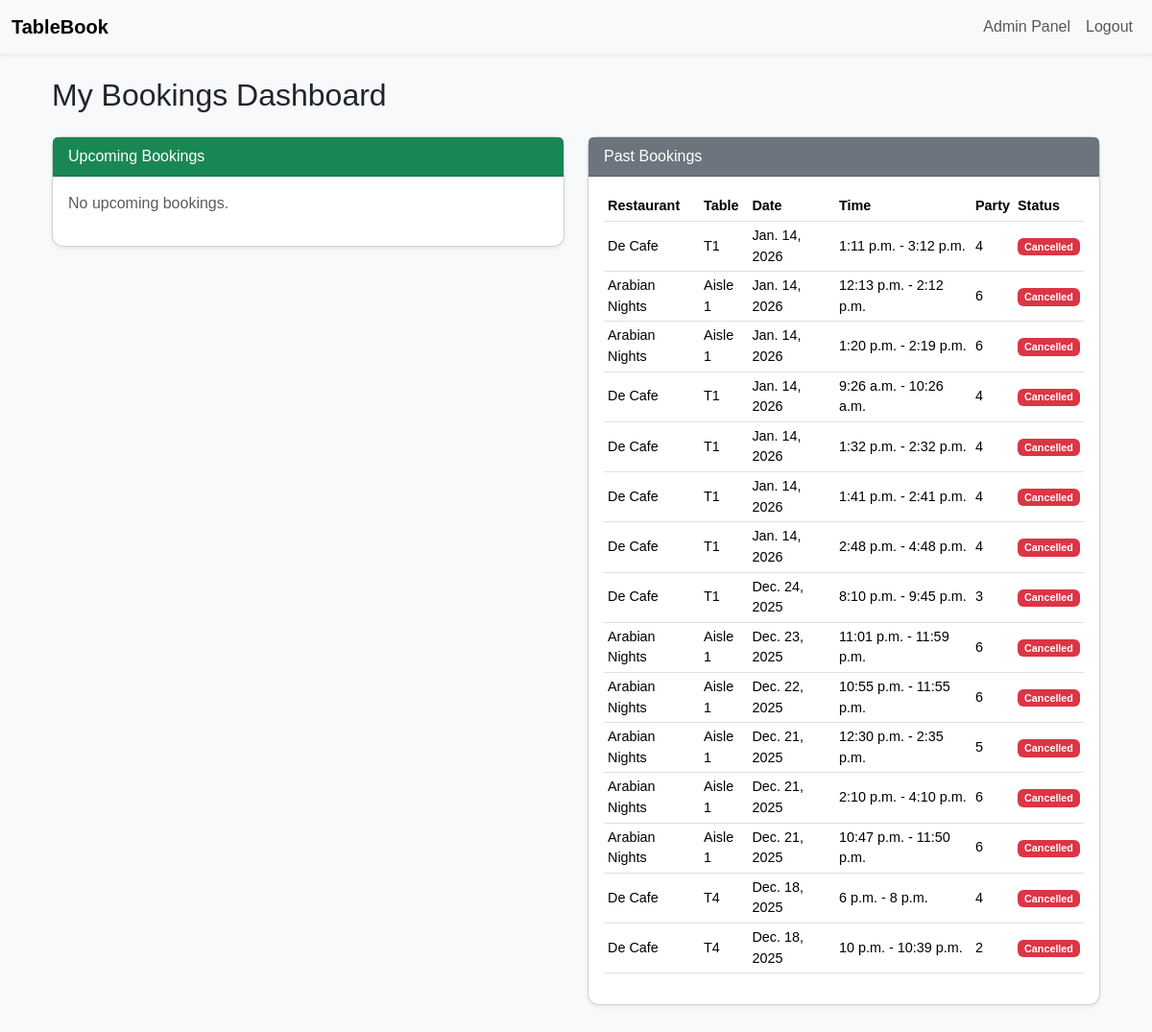
/bookings/dashboard/ (signed in), run on the app's committed database.
### bookings/models.py (models this page shows, shortened)
class Booking(models.Model):
    user = models.ForeignKey(settings.AUTH_USER_MODEL, on_delete=models.CASCADE, related_name='bookings')
    restaurant = models.ForeignKey(Restaurant, on_delete=models.CASCADE, related_name='bookings')
    table = models.ForeignKey(Table, on_delete=models.CASCADE, related_name='bookings')
    date = models.DateField()
    start_time = models.TimeField()
    end_time = models.TimeField()
    party_size = models.PositiveIntegerField()
    created_at = models.DateTimeField(auto_now_add=True)
    STATUS_CHOICES = [
        ('confirmed', 'Confirmed'),
        ('cancelled', 'Cancelled'),
    ]
    status = models.CharField(max_length=20, choices=STATUS_CHOICES, default='confirmed')
    class Meta:
        ordering = ['date', 'start_time']
        constraints = [
            models.UniqueConstraint(fields=['table', 'date', 'start_time', 'end_time'], name='unique_booking_slot')
        ]

### restaurants/models.py (models this page shows, shortened)
class Restaurant(models.Model):
    name = models.CharField(max_length=120)
    address = models.CharField(max_length=255)
    city = models.CharField(max_length=80)
    description = models.TextField(blank=True)
    image = models.ImageField(upload_to='restaurants/', blank=True, null=True)
    opening_time = models.TimeField()
    closing_time = models.TimeField()

class Table(models.Model):
    restaurant = models.ForeignKey(Restaurant, on_delete=models.CASCADE, related_name='tables')
    name = models.CharField(max_length=50)  # e.g., T1, Window-2
    capacity = models.PositiveIntegerField()

### bookings/views.py (the view)
# urls.py: path('dashboard/', dashboard_bookings, name='dashboard_bookings'),
@login_required
def dashboard_bookings(request):
    today = datetime.today().date()
    upcoming = request.user.bookings.filter(date__gte=today, status='confirmed').order_by('date', 'start_time')
    past = request.user.bookings.filter(date__lt=today).order_by('-date')
    return render(request, 'bookings/dashboard_bookings.html', {
        'upcoming': upcoming,
        'past': past,
    })

### bookings/templates/bookings/dashboard_bookings.html (shortened to what this page needs)
{% extends "base.html" %}
{% block content %}
<div class="container mt-4">
  <h2 class="mb-4">My Bookings Dashboard</h2>
  <div class="row">
    <div class="col-md-6 mb-4">
      <div class="card shadow-sm">
        <div class="card-header bg-success text-white">
          Upcoming Bookings
        </div>
        <div class="card-body">
          {% if upcoming %}
            <table class="table table-sm table-hover align-middle">
              <thead>
                <tr>
                  <th>Restaurant</th>
                  <th>Table</th>
                  <th>Date</th>
                  <th>Time</th>
                  <th>Party</th>
                </tr>
              </thead>
              <tbody>
                {% for booking in upcoming %}
                  <tr>
                    <td>{{ booking.restaurant.name }}</td>
                    <td>{{ booking.table.name }}</td>
                    <td>{{ booking.date }}</td>
                    <td>{{ booking.start_time }} - {{ booking.end_time }}</td>
                    <td>{{ booking.party_size }}</td>
                  </tr>
                {% endfor %}
              </tbody>
            </table>
          {% else %}
            <p class="text-muted">No upcoming bookings.</p>
          {% endif %}
        </div>
      </div>
    </div>
    <div class="col-md-6 mb-4">
      <div class="card shadow-sm">
        <div class="card-header bg-secondary text-white">
          Past Bookings
        </div>
        <div class="card-body">
          {% if past %}
            <table class="table table-sm table-hover align-middle">
              <thead>
                <tr>
                  <th>Restaurant</th>
                  <th>Table</th>
                  <th>Date</th>
                  <th>Time</th>
                  <th>Party</th>
                  <th>Status</th>
                </tr>
              </thead>
              <tbody>
                {% for booking in past %}
                  <tr>
                    <td>{{ booking.restaurant.name }}</td>
                    <td>{{ booking.table.name }}</td>
                    <td>{{ booking.date }}</td>
                    <td>{{ booking.start_time }} - {{ booking.end_time }}</td>
                    <td>{{ booking.party_size }}</td>
                    <td>
                      {% if booking.status == 'confirmed' %}
                        <span class="badge bg-success">Confirmed</span>
                      {% elif booking.status == 'cancelled' %}
                        <span class="badge bg-danger">Cancelled</span>
                      {% endif %}
                    </td>
                  </tr>
                {% endfor %}
              </tbody>
            </table>
          {% else %}
            <p class="text-muted">No past bookings.</p>
          {% endif %}
        </div>
      </div>
    </div>
  </div>
</div>
{% endblock %}

### static/css/style.css (style rules this page uses)
body { font-family: 'Poppins', sans-serif; background-color: #f8f9fa; }
.card { border-radius: 12px; }
.table { font-size: 0.9rem; }

### data on the page
Booking: restaurant.name "De Cafe", table.name "T1", date "Jan. 14, 2026", start_time "1:11 p.m.", end_time "3:12 p.m.", party_size "4", status "Cancelled"
Booking: restaurant.name "Arabian Nights", table.name "Aisle 1", date "Jan. 14, 2026", start_time "12:13 p.m.", end_time "2:12 p.m.", party_size "6", status "Cancelled"
Booking: restaurant.name "Arabian Nights", table.name "Aisle 1", date "Jan. 14, 2026", start_time "1:20 p.m.", end_time "2:19 p.m.", party_size "6", status "Cancelled"
Booking: restaurant.name "De Cafe", table.name "T1", date "Jan. 14, 2026", start_time "9:26 a.m.", end_time "10:26 a.m.", party_size "4", status "Cancelled"
Booking: restaurant.name "De Cafe", table.name "T1", date "Jan. 14, 2026", start_time "1:32 p.m.", end_time "2:32 p.m.", party_size "4", status "Cancelled"
Booking: restaurant.name "De Cafe", table.name "T1", date "Jan. 14, 2026", start_time "1:41 p.m.", end_time "2:41 p.m.", party_size "4", status "Cancelled"
Booking: restaurant.name "De Cafe", table.name "T1", date "Jan. 14, 2026", start_time "2:48 p.m.", end_time "4:48 p.m.", party_size "4", status "Cancelled"
Booking: restaurant.name "De Cafe", table.name "T1", date "Dec. 24, 2025", start_time "8:10 p.m.", end_time "9:45 p.m.", party_size "3", status "Cancelled"
Booking: restaurant.name "Arabian Nights", table.name "Aisle 1", date "Dec. 23, 2025", start_time "11:01 p.m.", end_time "11:59 p.m.", party_size "6", status "Cancelled"
Booking: restaurant.name "Arabian Nights", table.name "Aisle 1", date "Dec. 22, 2025", start_time "10:55 p.m.", end_time "11:55 p.m.", party_size "6", status "Cancelled"
Booking: restaurant.name "Arabian Nights", table.name "Aisle 1", date "Dec. 21, 2025", start_time "12:30 p.m.", end_time "2:35 p.m.", party_size "5", status "Cancelled"
Booking: restaurant.name "Arabian Nights", table.name "Aisle 1", date "Dec. 21, 2025", start_time "2:10 p.m.", end_time "4:10 p.m.", party_size "6", status "Cancelled"
Booking: restaurant.name "Arabian Nights", table.name "Aisle 1", date "Dec. 21, 2025", start_time "10:47 p.m.", end_time "11:50 p.m.", party_size "6", status "Cancelled"
Booking: restaurant.name "De Cafe", table.name "T4", date "Dec. 18, 2025", start_time "6 p.m.", end_time "8 p.m.", party_size "4", status "Cancelled"
Booking: restaurant.name "De Cafe", table.name "T4", date "Dec. 18, 2025", start_time "10 p.m.", end_time "10:39 p.m.", party_size "2", status "Cancelled"
